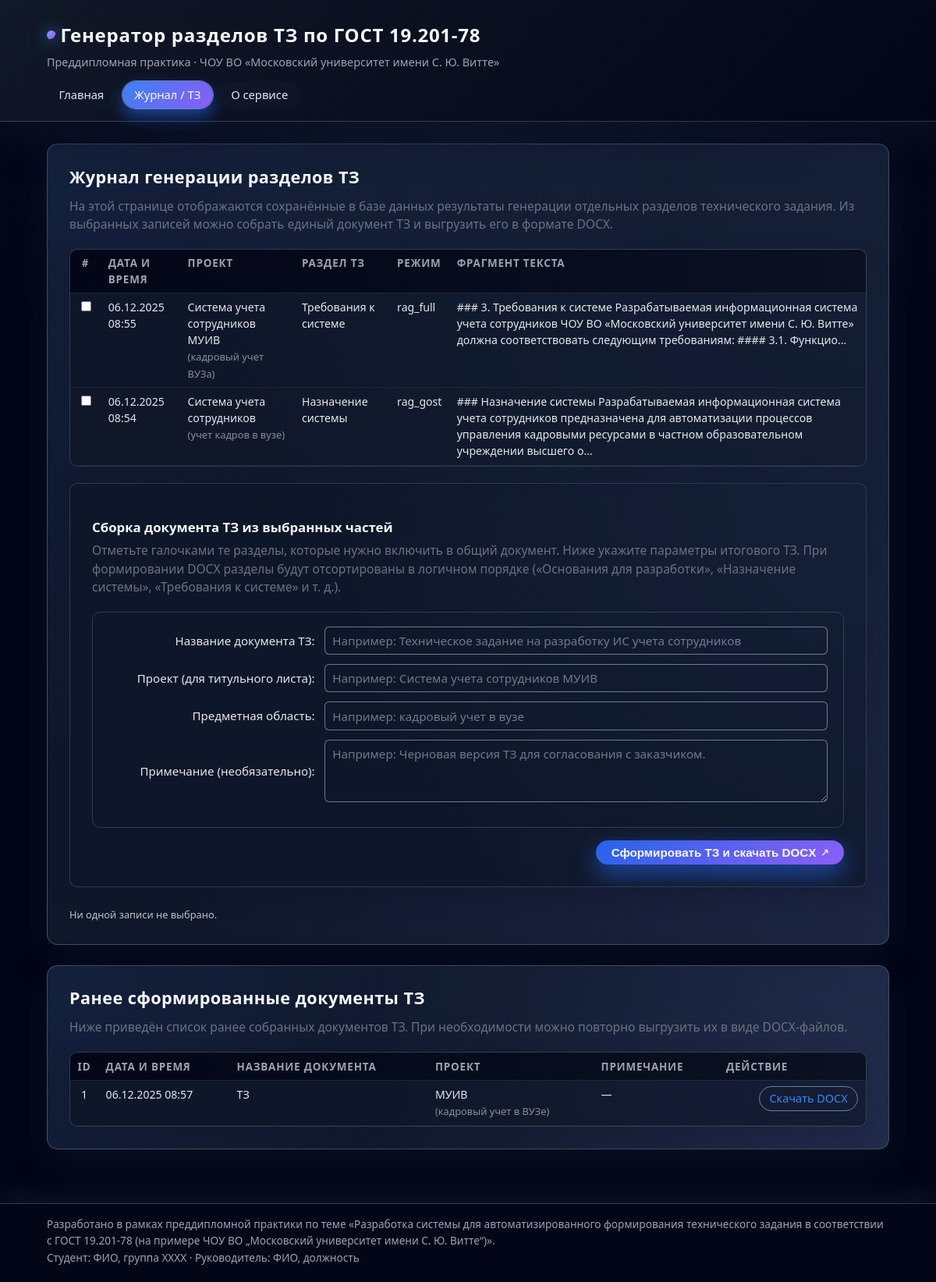
The app's page /history with its own data.
### app/models.py (models this page shows, shortened)
class GenerationLog(db.Model):
    __tablename__ = "generation_log"
    id = db.Column(db.Integer, primary_key=True)
    created_at = db.Column(db.DateTime, nullable=False, default=datetime.utcnow)
    project_name = db.Column(db.String(255), nullable=False)
    project_domain = db.Column(db.String(255), nullable=True)
    section_name = db.Column(db.String(255), nullable=False)
    mode = db.Column(db.String(50), nullable=False)
    generated_text = db.Column(db.Text, nullable=False)
    document_sections = db.relationship(
        "DocumentSection",
        back_populates="log_entry",
        cascade="all, delete-orphan",
        passive_deletes=True,
    )

class Document(db.Model):
    __tablename__ = "document"
    id = db.Column(db.Integer, primary_key=True)
    created_at = db.Column(db.DateTime, nullable=False, default=datetime.utcnow)
    title = db.Column(db.String(255), nullable=False)
    project_name = db.Column(db.String(255), nullable=False)
    project_domain = db.Column(db.String(255), nullable=True)
    comment = db.Column(db.Text, nullable=True)
    sections = db.relationship(
        "DocumentSection",
        back_populates="document",
        cascade="all, delete-orphan",
        passive_deletes=True,
        order_by="DocumentSection.order_index",
    )

### app/views.py (the view)
@bp.route("/history", methods=["GET"])
def history():
    history_entries = (
        GenerationLog.query
        .order_by(GenerationLog.created_at.desc())
        .limit(100)
        .all()
    )
    documents = (
        Document.query
        .order_by(Document.created_at.desc())
        .limit(50)
        .all()
    )
    context = {
        "history_entries": history_entries,
        "documents": documents,
        "doc_title": "",
        "doc_project_name": "",
        "doc_project_domain": "",
        "doc_comment": "",
    }
    return render_template("history.html", **context)

### app/templates/history.html (shortened to what this page needs)
{% extends "base.html" %}
{% block content %}
<article class="panel">
    <h2>Журнал генерации разделов ТЗ</h2>
    <p class="panel-intro">
        На этой странице отображаются сохранённые в базе данных результаты генерации
        отдельных разделов технического задания. Из выбранных записей можно собрать
        единый документ ТЗ и выгрузить его в формате DOCX.
    </p>
    {% if history_entries and history_entries|length > 0 %}
        <form method="post" action="{{ url_for('main.build_document') }}" class="history-form">
            <div class="history-table-wrapper">
                <table class="table-history">
                    <thead>
                    <tr>
                        <th style="width: 2rem;">
                            #
                        </th>
                        <th>Дата и время</th>
                        <th>Проект</th>
                        <th>Раздел ТЗ</th>
                        <th>Режим</th>
                        <th>Фрагмент текста</th>
                    </tr>
                    </thead>
                    <tbody>
                    {% for entry in history_entries %}
                        <tr>
                            <td>
                                <input type="checkbox"
                                       name="log_ids"
                                       value="{{ entry.id }}">
                            </td>
                            <td>
                                {{ entry.created_at.strftime("%d.%m.%Y %H:%M") if entry.created_at else "" }}
                            </td>
                            <td>
                                {{ entry.project_name }}
                                {% if entry.project_domain %}
                                    <br>
                                    <span class="text-muted small">
                                        ({{ entry.project_domain }})
                                    </span>
                                {% endif %}
                            </td>
                            <td>{{ entry.section_name }}</td>
                            <td>{{ entry.mode }}</td>
                            <td>
                                {% set txt = entry.generated_text or "" %}
                                {% if txt|length > 200 %}
                                    {{ txt[:200] }}…
                                {% else %}
                                    {{ txt }}
                                {% endif %}
                            </td>
                        </tr>
                    {% endfor %}
                    </tbody>
                </table>
            </div>
            <section class="panel panel-sub">
                <h3>Сборка документа ТЗ из выбранных частей</h3>
                <p class="panel-intro">
                    Отметьте галочками те разделы, которые нужно включить в общий документ.
                    Ниже укажите параметры итогового ТЗ. При формировании DOCX разделы
                    будут отсортированы в логичном порядке («Основания для разработки»,
                    «Назначение системы», «Требования к системе» и т.&nbsp;д.).
                </p>
                <div class="form-block">
                    <div class="form-row">
                        <label for="doc_title">Название документа ТЗ:</label>
                        <input type="text"
                               id="doc_title"
                               name="doc_title"
                               value="{{ doc_title|default('', true) }}"
                               placeholder="Например: Техническое задание на разработку ИС учета сотрудников">
                    </div>
                    <div class="form-row">
                        <label for="doc_project_name">Проект (для титульного листа):</label>
                        <input type="text"
                               id="doc_project_name"
                               name="doc_project_name"
                               value="{{ doc_project_name|default('', true) }}"
                               placeholder="Например: Система учета сотрудников МУИВ">
                    </div>
                    <div class="form-row">
                        <label for="doc_project_domain">Предметная область:</label>
                        <input type="text"
                               id="doc_project_domain"
                               name="doc_project_domain"
                               value="{{ doc_project_domain|default('', true) }}"
                               placeholder="Например: кадровый учет в вузе">
                    </div>
                    <div class="form-row">
                        <label for="doc_comment">Примечание (необязательно):</label>
                        <textarea id="doc_comment"
                                  name="doc_comment"
                                  rows="3"
                                  placeholder="Например: Черновая версия ТЗ для согласования с заказчиком.">{{ doc_comment|default('', true) }}</textarea>
                    </div>
                </div>
                <div class="form-actions">
                    <button type="submit" class="btn-primary">
                        Сформировать ТЗ и скачать DOCX
                    </button>
                </div>
            </section>
        </form>
    {% else %}
        <p>
            В базе данных пока нет записей журнала. Сначала сгенерируйте несколько разделов ТЗ
            на главной странице, после чего они появятся здесь для последующей сборки.
        </p>
    {% endif %}
</article>
{% if documents and documents|length > 0 %}
<article class="panel">
    <h2>Ранее сформированные документы ТЗ</h2>
    <p class="panel-intro">
        Ниже приведён список ранее собранных документов ТЗ. При необходимости можно
        повторно выгрузить их в виде DOCX-файлов.
    </p>
    <div class="history-table-wrapper">
        <table class="table-history">
            <thead>
            <tr>
                <th>ID</th>
                <th>Дата и время</th>
                <th>Название документа</th>
                <th>Проект</th>
                <th>Примечание</th>
                <th>Действие</th>
            </tr>
            </thead>
            <tbody>
            {% for doc in documents %}
                <tr>
                    <td>{{ doc.id }}</td>
                    <td>
                        {{ doc.created_at.strftime("%d.%m.%Y %H:%M") if doc.created_at else "" }}
                    </td>
                    <td>{{ doc.title }}</td>
                    <td>
                        {{ doc.project_name }}
                        {% if doc.project_domain %}
                            <br>
                            <span class="text-muted small">
                                ({{ doc.project_domain }})
                            </span>
                        {% endif %}
                    </td>
                    <td>
                        {% if doc.comment %}
                            {% if doc.comment|length > 120 %}
                                {{ doc.comment[:120] }}…
                            {% else %}
                                {{ doc.comment }}
                            {% endif %}
                        {% else %}
                            &mdash;
                        {% endif %}
                    </td>
                    <td class="doc-actions">
                        <a href="{{ url_for('main.download_document', document_id=doc.id) }}"
                           class="btn-link">
                            Скачать DOCX
                        </a>
                    </td>
                </tr>
            {% endfor %}
            </tbody>
        </table>
    </div>
</article>
{% endif %}
{% endblock %}

### app/templates/base.html (shortened to what this page needs)
<!doctype html>
<html lang="ru">
<head>
    <link rel="stylesheet"
          href="{{ url_for('static', filename='css/style.css') }}">
</head>
<body>
<header class="site-header">
    <div class="container">
        <h1 class="site-title">
            <a href="{{ url_for('main.index') }}">
                Генератор разделов ТЗ по ГОСТ&nbsp;19.201-78
            </a>
        </h1>
        <p class="site-subtitle">
            Преддипломная практика · ЧОУ ВО «Московский университет имени С.&nbsp;Ю.&nbsp;Витте»
        </p>
        <nav class="main-nav">
            <a href="{{ url_for('main.index') }}"
               class="{% if request.endpoint == 'main.index' %}active{% endif %}">
                Главная
            </a>
            <a href="{{ url_for('main.history') }}"
               class="{% if request.endpoint in (
                         'main.history',
                         'main.build_document',
                         'main.download_document'
                       ) %}active{% endif %}">
                Журнал / ТЗ
            </a>
            <a href="{{ url_for('main.about') }}"
               class="{% if request.endpoint == 'main.about' %}active{% endif %}">
                О сервисе
            </a>
        </nav>
    </div>
</header>
<main class="site-main">
    <div class="container">
        {% block content %}{% endblock %}
    </div>
</main>
<footer class="site-footer">
    <div class="container">
        <p class="footer-line">
            Разработано в рамках преддипломной практики по теме
            «Разработка системы для автоматизированного формирования
            технического задания в соответствии с ГОСТ&nbsp;19.201-78
            (на примере ЧОУ ВО „Московский университет имени С.&nbsp;Ю.&nbsp;Витте“)».
        </p>
        <p class="footer-line">
            Студент: ФИО, группа ХХХХ · Руководитель: ФИО, должность
        </p>
    </div>
</footer>
</body>
</html>

### records on screen
GenerationLog: created_at "06.12.2025 08:55", project_name "Система учета сотрудников МУИВ", project_domain "кадровый учет ВУЗа", section_name "Требования к системе", mode "rag_full", generated_text "### 3. Требования к системе Разрабатываемая информационная система учета сотрудников ЧОУ ВО «Московский университет имени С. Ю. Витте» должна соответствовать следующим требованиям: #### 3.1. Функцио"
GenerationLog: created_at "06.12.2025 08:54", project_name "Система учета сотрудников", project_domain "учет кадров в вузе", section_name "Назначение системы", mode "rag_gost", generated_text "### Назначение системы Разрабатываемая информационная система учета сотрудников предназначена для автоматизации процессов управления кадровыми ресурсами в частном образовательном учреждении высшего о"
Document: id "1", created_at "06.12.2025 08:57", title "ТЗ", project_name "МУИВ", project_domain "кадровый учет в ВУЗе"
